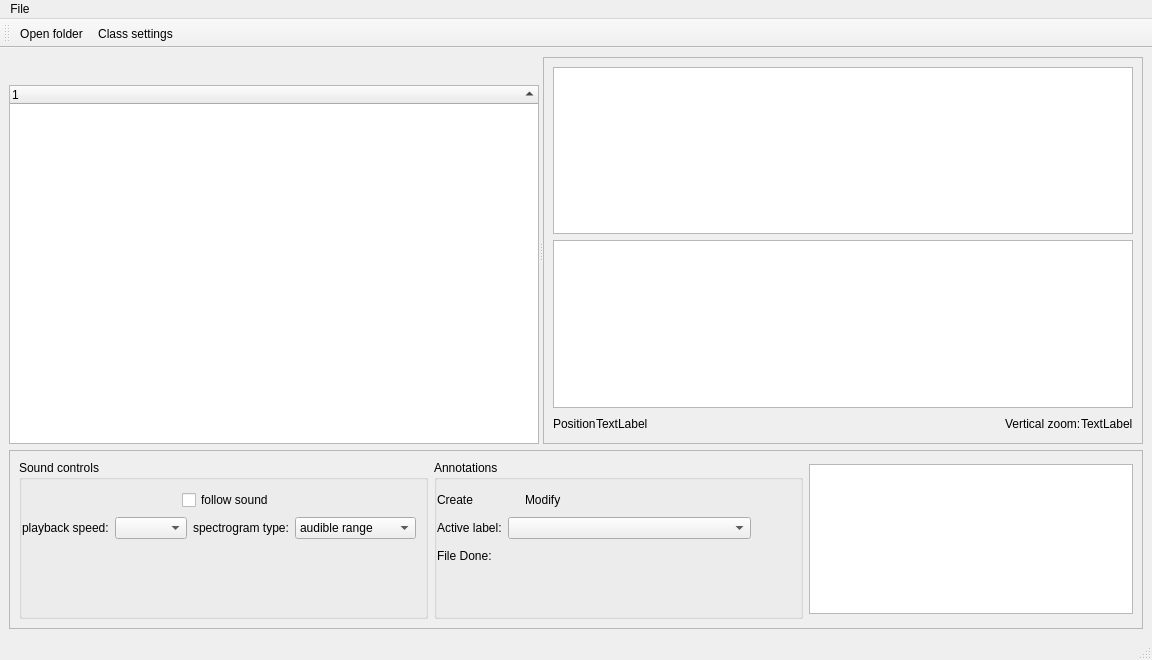
<?xml version="1.0" encoding="UTF-8"?>
<ui version="4.0">
 <class>MainWindow</class>
 <widget class="QMainWindow" name="MainWindow">
  <property name="geometry">
   <rect>
    <x>0</x>
    <y>0</y>
    <width>1152</width>
    <height>660</height>
   </rect>
  </property>
  <property name="windowTitle">
   <string>MainWindow</string>
  </property>
  <widget class="QWidget" name="centralwidget">
   <layout class="QVBoxLayout" name="verticalLayout_2">
    <item>
     <widget class="QFrame" name="frame">
      <property name="sizePolicy">
       <sizepolicy hsizetype="Expanding" vsizetype="Preferred">
        <horstretch>0</horstretch>
        <verstretch>0</verstretch>
       </sizepolicy>
      </property>
      <property name="frameShape">
       <enum>QFrame::NoFrame</enum>
      </property>
      <property name="frameShadow">
       <enum>QFrame::Plain</enum>
      </property>
      <layout class="QHBoxLayout" name="horizontalLayout_7">
       <property name="spacing">
        <number>0</number>
       </property>
       <property name="leftMargin">
        <number>0</number>
       </property>
       <property name="topMargin">
        <number>0</number>
       </property>
       <property name="rightMargin">
        <number>0</number>
       </property>
       <property name="bottomMargin">
        <number>0</number>
       </property>
       <item>
        <widget class="QSplitter" name="splitter">
         <property name="sizePolicy">
          <sizepolicy hsizetype="Expanding" vsizetype="Preferred">
           <horstretch>0</horstretch>
           <verstretch>0</verstretch>
          </sizepolicy>
         </property>
         <property name="orientation">
          <enum>Qt::Horizontal</enum>
         </property>
         <widget class="QFrame" name="file_frame">
          <property name="sizePolicy">
           <sizepolicy hsizetype="Expanding" vsizetype="Preferred">
            <horstretch>0</horstretch>
            <verstretch>0</verstretch>
           </sizepolicy>
          </property>
          <layout class="QVBoxLayout" name="verticalLayout_5">
           <property name="leftMargin">
            <number>0</number>
           </property>
           <property name="topMargin">
            <number>0</number>
           </property>
           <property name="rightMargin">
            <number>0</number>
           </property>
           <property name="bottomMargin">
            <number>0</number>
           </property>
           <item>
            <layout class="QHBoxLayout" name="horizontalLayout_5">
             <property name="spacing">
              <number>0</number>
             </property>
             <item>
              <spacer name="horizontalSpacer_9">
               <property name="orientation">
                <enum>Qt::Horizontal</enum>
               </property>
               <property name="sizeHint" stdset="0">
                <size>
                 <width>40</width>
                 <height>10</height>
                </size>
               </property>
              </spacer>
             </item>
             <item>
              <widget class="QPushButton" name="pb_prev">
               <property name="toolTip">
                <string>Show previous audio file</string>
               </property>
               <property name="text">
                <string/>
               </property>
               <property name="icon">
                <iconset resource="../resources.qrc">
                 <normaloff>:/icons/left</normaloff>:/icons/left</iconset>
               </property>
               <property name="iconSize">
                <size>
                 <width>10</width>
                 <height>10</height>
                </size>
               </property>
               <property name="flat">
                <bool>true</bool>
               </property>
              </widget>
             </item>
             <item>
              <widget class="QPushButton" name="pb_next">
               <property name="toolTip">
                <string>Show next audio file</string>
               </property>
               <property name="text">
                <string/>
               </property>
               <property name="icon">
                <iconset resource="../resources.qrc">
                 <normaloff>:/icons/right</normaloff>:/icons/right</iconset>
               </property>
               <property name="iconSize">
                <size>
                 <width>10</width>
                 <height>10</height>
                </size>
               </property>
               <property name="flat">
                <bool>true</bool>
               </property>
              </widget>
             </item>
            </layout>
           </item>
           <item>
            <widget class="QTreeWidget" name="file_tree">
             <property name="sizePolicy">
              <sizepolicy hsizetype="Preferred" vsizetype="Expanding">
               <horstretch>0</horstretch>
               <verstretch>0</verstretch>
              </sizepolicy>
             </property>
             <property name="minimumSize">
              <size>
               <width>250</width>
               <height>0</height>
              </size>
             </property>
             <property name="sizeAdjustPolicy">
              <enum>QAbstractScrollArea::AdjustToContents</enum>
             </property>
             <property name="uniformRowHeights">
              <bool>true</bool>
             </property>
             <property name="sortingEnabled">
              <bool>true</bool>
             </property>
             <attribute name="headerVisible">
              <bool>true</bool>
             </attribute>
             <column>
              <property name="text">
               <string notr="true">1</string>
              </property>
             </column>
            </widget>
           </item>
          </layout>
         </widget>
         <widget class="QFrame" name="spectro_frame">
          <property name="sizePolicy">
           <sizepolicy hsizetype="Preferred" vsizetype="Preferred">
            <horstretch>0</horstretch>
            <verstretch>0</verstretch>
           </sizepolicy>
          </property>
          <property name="frameShape">
           <enum>QFrame::StyledPanel</enum>
          </property>
          <property name="frameShadow">
           <enum>QFrame::Raised</enum>
          </property>
          <layout class="QVBoxLayout" name="verticalLayout_7">
           <item>
            <layout class="QHBoxLayout" name="horizontalLayout_2">
             <property name="sizeConstraint">
              <enum>QLayout::SetMinimumSize</enum>
             </property>
             <item>
              <widget class="QGraphicsView" name="gw_overview">
               <property name="sizePolicy">
                <sizepolicy hsizetype="Preferred" vsizetype="Maximum">
                 <horstretch>0</horstretch>
                 <verstretch>0</verstretch>
                </sizepolicy>
               </property>
              </widget>
             </item>
            </layout>
           </item>
           <item>
            <layout class="QHBoxLayout" name="horizontalLayout_3">
             <item>
              <widget class="QGraphicsView" name="scrollView">
               <property name="sizePolicy">
                <sizepolicy hsizetype="Preferred" vsizetype="Expanding">
                 <horstretch>0</horstretch>
                 <verstretch>0</verstretch>
                </sizepolicy>
               </property>
              </widget>
             </item>
            </layout>
           </item>
           <item>
            <widget class="QFrame" name="frame">
             <property name="sizePolicy">
              <sizepolicy hsizetype="Preferred" vsizetype="Maximum">
               <horstretch>0</horstretch>
               <verstretch>0</verstretch>
              </sizepolicy>
             </property>
             <layout class="QVBoxLayout" name="verticalLayout">
              <property name="spacing">
               <number>0</number>
              </property>
              <property name="leftMargin">
               <number>0</number>
              </property>
              <property name="topMargin">
               <number>0</number>
              </property>
              <property name="rightMargin">
               <number>0</number>
              </property>
              <property name="bottomMargin">
               <number>0</number>
              </property>
              <item>
               <layout class="QHBoxLayout" name="horizontalLayout_12">
                <property name="sizeConstraint">
                 <enum>QLayout::SetFixedSize</enum>
                </property>
                <item>
                 <widget class="QLabel" name="label_5">
                  <property name="text">
                   <string>Position</string>
                  </property>
                 </widget>
                </item>
                <item>
                 <widget class="QLabel" name="label_4">
                  <property name="text">
                   <string>TextLabel</string>
                  </property>
                 </widget>
                </item>
                <item>
                 <spacer name="horizontalSpacer">
                  <property name="orientation">
                   <enum>Qt::Horizontal</enum>
                  </property>
                  <property name="sizeHint" stdset="0">
                   <size>
                    <width>40</width>
                    <height>20</height>
                   </size>
                  </property>
                 </spacer>
                </item>
                <item>
                 <widget class="QLabel" name="label_3">
                  <property name="sizePolicy">
                   <sizepolicy hsizetype="Maximum" vsizetype="Preferred">
                    <horstretch>0</horstretch>
                    <verstretch>0</verstretch>
                   </sizepolicy>
                  </property>
                  <property name="text">
                   <string>Vertical zoom:</string>
                  </property>
                 </widget>
                </item>
                <item>
                 <widget class="QLabel" name="label_6">
                  <property name="text">
                   <string>TextLabel</string>
                  </property>
                 </widget>
                </item>
               </layout>
              </item>
             </layout>
            </widget>
           </item>
          </layout>
         </widget>
        </widget>
       </item>
      </layout>
     </widget>
    </item>
    <item>
     <widget class="QFrame" name="frame_2">
      <property name="sizePolicy">
       <sizepolicy hsizetype="Preferred" vsizetype="Fixed">
        <horstretch>0</horstretch>
        <verstretch>0</verstretch>
       </sizepolicy>
      </property>
      <property name="frameShape">
       <enum>QFrame::StyledPanel</enum>
      </property>
      <property name="frameShadow">
       <enum>QFrame::Raised</enum>
      </property>
      <layout class="QGridLayout" name="gridLayout">
       <property name="verticalSpacing">
        <number>0</number>
       </property>
       <item row="0" column="0">
        <widget class="QGroupBox" name="groupBox">
         <property name="sizePolicy">
          <sizepolicy hsizetype="Preferred" vsizetype="Preferred">
           <horstretch>2</horstretch>
           <verstretch>0</verstretch>
          </sizepolicy>
         </property>
         <property name="title">
          <string>Sound controls</string>
         </property>
         <layout class="QVBoxLayout" name="verticalLayout_3">
          <property name="leftMargin">
           <number>0</number>
          </property>
          <item>
           <layout class="QHBoxLayout" name="horizontalLayout_11">
            <property name="spacing">
             <number>0</number>
            </property>
            <item>
             <widget class="QPushButton" name="pb_stop">
              <property name="sizePolicy">
               <sizepolicy hsizetype="Maximum" vsizetype="Fixed">
                <horstretch>0</horstretch>
                <verstretch>0</verstretch>
               </sizepolicy>
              </property>
              <property name="toolTip">
               <string>Stop</string>
              </property>
              <property name="text">
               <string/>
              </property>
              <property name="icon">
               <iconset resource="../resources.qrc">
                <normaloff>:/icons/stop</normaloff>:/icons/stop</iconset>
              </property>
              <property name="iconSize">
               <size>
                <width>20</width>
                <height>20</height>
               </size>
              </property>
              <property name="flat">
               <bool>true</bool>
              </property>
             </widget>
            </item>
            <item>
             <widget class="QPushButton" name="pb_play">
              <property name="sizePolicy">
               <sizepolicy hsizetype="Maximum" vsizetype="Preferred">
                <horstretch>0</horstretch>
                <verstretch>0</verstretch>
               </sizepolicy>
              </property>
              <property name="toolTip">
               <string>Play</string>
              </property>
              <property name="text">
               <string/>
              </property>
              <property name="icon">
               <iconset resource="../resources.qrc">
                <normaloff>:/icons/play</normaloff>
                <activeoff>:/icons/play</activeoff>
                <activeon>:/icons/pause</activeon>:/icons/play</iconset>
              </property>
              <property name="iconSize">
               <size>
                <width>20</width>
                <height>20</height>
               </size>
              </property>
              <property name="checkable">
               <bool>true</bool>
              </property>
              <property name="flat">
               <bool>true</bool>
              </property>
             </widget>
            </item>
            <item>
             <widget class="QPushButton" name="pb_seek">
              <property name="sizePolicy">
               <sizepolicy hsizetype="Maximum" vsizetype="Fixed">
                <horstretch>0</horstretch>
                <verstretch>0</verstretch>
               </sizepolicy>
              </property>
              <property name="toolTip">
               <string>Seek</string>
              </property>
              <property name="text">
               <string/>
              </property>
              <property name="icon">
               <iconset resource="../resources.qrc">
                <normaloff>:/icons/signs</normaloff>:/icons/signs</iconset>
              </property>
              <property name="iconSize">
               <size>
                <width>20</width>
                <height>20</height>
               </size>
              </property>
              <property name="flat">
               <bool>true</bool>
              </property>
             </widget>
            </item>
            <item>
             <spacer name="horizontalSpacer_4">
              <property name="orientation">
               <enum>Qt::Horizontal</enum>
              </property>
              <property name="sizeType">
               <enum>QSizePolicy::Maximum</enum>
              </property>
              <property name="sizeHint" stdset="0">
               <size>
                <width>40</width>
                <height>20</height>
               </size>
              </property>
             </spacer>
            </item>
            <item>
             <widget class="QCheckBox" name="cb_followSound">
              <property name="sizePolicy">
               <sizepolicy hsizetype="Maximum" vsizetype="Fixed">
                <horstretch>0</horstretch>
                <verstretch>0</verstretch>
               </sizepolicy>
              </property>
              <property name="text">
               <string>follow sound</string>
              </property>
             </widget>
            </item>
            <item>
             <spacer name="horizontalSpacer_3">
              <property name="orientation">
               <enum>Qt::Horizontal</enum>
              </property>
              <property name="sizeType">
               <enum>QSizePolicy::Expanding</enum>
              </property>
              <property name="sizeHint" stdset="0">
               <size>
                <width>40</width>
                <height>20</height>
               </size>
              </property>
             </spacer>
            </item>
           </layout>
          </item>
          <item>
           <layout class="QHBoxLayout" name="horizontalLayout_15">
            <item>
             <widget class="QLabel" name="label">
              <property name="sizePolicy">
               <sizepolicy hsizetype="Maximum" vsizetype="Preferred">
                <horstretch>0</horstretch>
                <verstretch>0</verstretch>
               </sizepolicy>
              </property>
              <property name="text">
               <string>playback speed:</string>
              </property>
              <property name="alignment">
               <set>Qt::AlignLeading|Qt::AlignLeft|Qt::AlignVCenter</set>
              </property>
             </widget>
            </item>
            <item>
             <widget class="QComboBox" name="cb_playbackSpeed">
              <property name="sizePolicy">
               <sizepolicy hsizetype="Maximum" vsizetype="Fixed">
                <horstretch>0</horstretch>
                <verstretch>0</verstretch>
               </sizepolicy>
              </property>
             </widget>
            </item>
            <item>
             <widget class="QLabel" name="label_2">
              <property name="sizePolicy">
               <sizepolicy hsizetype="Fixed" vsizetype="Preferred">
                <horstretch>0</horstretch>
                <verstretch>0</verstretch>
               </sizepolicy>
              </property>
              <property name="text">
               <string>spectrogram type:</string>
              </property>
              <property name="alignment">
               <set>Qt::AlignLeading|Qt::AlignLeft|Qt::AlignVCenter</set>
              </property>
             </widget>
            </item>
            <item>
             <widget class="QComboBox" name="cb_specType">
              <property name="sizePolicy">
               <sizepolicy hsizetype="Minimum" vsizetype="Fixed">
                <horstretch>0</horstretch>
                <verstretch>0</verstretch>
               </sizepolicy>
              </property>
              <item>
               <property name="text">
                <string>audible range</string>
               </property>
              </item>
              <item>
               <property name="text">
                <string>ultra sonic range</string>
               </property>
              </item>
             </widget>
            </item>
            <item>
             <spacer name="horizontalSpacer_5">
              <property name="orientation">
               <enum>Qt::Horizontal</enum>
              </property>
              <property name="sizeType">
               <enum>QSizePolicy::Preferred</enum>
              </property>
              <property name="sizeHint" stdset="0">
               <size>
                <width>40</width>
                <height>20</height>
               </size>
              </property>
             </spacer>
            </item>
           </layout>
          </item>
          <item>
           <spacer name="verticalSpacer">
            <property name="orientation">
             <enum>Qt::Vertical</enum>
            </property>
            <property name="sizeHint" stdset="0">
             <size>
              <width>20</width>
              <height>40</height>
             </size>
            </property>
           </spacer>
          </item>
         </layout>
        </widget>
       </item>
       <item row="0" column="1">
        <widget class="QGroupBox" name="groupBox_2">
         <property name="sizePolicy">
          <sizepolicy hsizetype="Preferred" vsizetype="Preferred">
           <horstretch>2</horstretch>
           <verstretch>0</verstretch>
          </sizepolicy>
         </property>
         <property name="title">
          <string>Annotations</string>
         </property>
         <layout class="QVBoxLayout" name="verticalLayout_4">
          <property name="leftMargin">
           <number>0</number>
          </property>
          <item>
           <layout class="QHBoxLayout" name="horizontalLayout_13">
            <item>
             <widget class="QLabel" name="lbl_spec_create">
              <property name="text">
               <string>Create</string>
              </property>
             </widget>
            </item>
            <item>
             <widget class="QPushButton" name="pb_toggle_create">
              <property name="sizePolicy">
               <sizepolicy hsizetype="Maximum" vsizetype="Fixed">
                <horstretch>0</horstretch>
                <verstretch>0</verstretch>
               </sizepolicy>
              </property>
              <property name="text">
               <string/>
              </property>
              <property name="icon">
               <iconset resource="../resources.qrc">
                <normaloff>:/icons/toggle-off</normaloff>
                <activeoff>:/icons/toggle-off</activeoff>
                <activeon>:/icons/toggle-on</activeon>:/icons/toggle-off</iconset>
              </property>
              <property name="iconSize">
               <size>
                <width>20</width>
                <height>20</height>
               </size>
              </property>
              <property name="checkable">
               <bool>true</bool>
              </property>
              <property name="flat">
               <bool>true</bool>
              </property>
             </widget>
            </item>
            <item>
             <widget class="QLabel" name="lbl_spec_modify">
              <property name="text">
               <string>Modify</string>
              </property>
             </widget>
            </item>
            <item>
             <spacer name="horizontalSpacer_10">
              <property name="orientation">
               <enum>Qt::Horizontal</enum>
              </property>
              <property name="sizeType">
               <enum>QSizePolicy::Maximum</enum>
              </property>
              <property name="sizeHint" stdset="0">
               <size>
                <width>40</width>
                <height>20</height>
               </size>
              </property>
             </spacer>
            </item>
            <item>
             <widget class="QPushButton" name="pb_first_tag">
              <property name="toolTip">
               <string>Go to first annotation</string>
              </property>
              <property name="text">
               <string/>
              </property>
              <property name="icon">
               <iconset resource="../resources.qrc">
                <normaloff>:/icons/first</normaloff>:/icons/first</iconset>
              </property>
              <property name="iconSize">
               <size>
                <width>20</width>
                <height>20</height>
               </size>
              </property>
              <property name="flat">
               <bool>true</bool>
              </property>
             </widget>
            </item>
            <item>
             <widget class="QPushButton" name="pb_previous_tag">
              <property name="toolTip">
               <string>Previous annotation</string>
              </property>
              <property name="text">
               <string/>
              </property>
              <property name="icon">
               <iconset resource="../resources.qrc">
                <normaloff>:/icons/backward</normaloff>:/icons/backward</iconset>
              </property>
              <property name="iconSize">
               <size>
                <width>20</width>
                <height>20</height>
               </size>
              </property>
              <property name="flat">
               <bool>true</bool>
              </property>
             </widget>
            </item>
            <item>
             <widget class="QPushButton" name="pb_next_tag">
              <property name="toolTip">
               <string>Next annotation</string>
              </property>
              <property name="text">
               <string/>
              </property>
              <property name="icon">
               <iconset resource="../resources.qrc">
                <normaloff>:/icons/forward</normaloff>:/icons/forward</iconset>
              </property>
              <property name="iconSize">
               <size>
                <width>20</width>
                <height>20</height>
               </size>
              </property>
              <property name="flat">
               <bool>true</bool>
              </property>
             </widget>
            </item>
            <item>
             <widget class="QPushButton" name="pb_last_tag">
              <property name="toolTip">
               <string>Go to last annotation</string>
              </property>
              <property name="text">
               <string/>
              </property>
              <property name="icon">
               <iconset resource="../resources.qrc">
                <normaloff>:/icons/last</normaloff>:/icons/last</iconset>
              </property>
              <property name="iconSize">
               <size>
                <width>20</width>
                <height>20</height>
               </size>
              </property>
              <property name="flat">
               <bool>true</bool>
              </property>
             </widget>
            </item>
            <item>
             <spacer name="horizontalSpacer_11">
              <property name="orientation">
               <enum>Qt::Horizontal</enum>
              </property>
              <property name="sizeType">
               <enum>QSizePolicy::Maximum</enum>
              </property>
              <property name="sizeHint" stdset="0">
               <size>
                <width>40</width>
                <height>20</height>
               </size>
              </property>
             </spacer>
            </item>
            <item>
             <widget class="QPushButton" name="pb_save">
              <property name="toolTip">
               <string>Save</string>
              </property>
              <property name="text">
               <string/>
              </property>
              <property name="icon">
               <iconset resource="../resources.qrc">
                <normaloff>:/icons/save</normaloff>:/icons/save</iconset>
              </property>
              <property name="iconSize">
               <size>
                <width>20</width>
                <height>20</height>
               </size>
              </property>
              <property name="flat">
               <bool>true</bool>
              </property>
             </widget>
            </item>
            <item>
             <spacer name="horizontalSpacer_6">
              <property name="orientation">
               <enum>Qt::Horizontal</enum>
              </property>
              <property name="sizeHint" stdset="0">
               <size>
                <width>40</width>
                <height>20</height>
               </size>
              </property>
             </spacer>
            </item>
           </layout>
          </item>
          <item>
           <layout class="QHBoxLayout" name="horizontalLayout_16">
            <item>
             <widget class="QLabel" name="label_9">
              <property name="sizePolicy">
               <sizepolicy hsizetype="Maximum" vsizetype="Preferred">
                <horstretch>0</horstretch>
                <verstretch>0</verstretch>
               </sizepolicy>
              </property>
              <property name="text">
               <string>Active label:</string>
              </property>
             </widget>
            </item>
            <item>
             <widget class="QComboBox" name="cb_labelType"/>
            </item>
            <item>
             <spacer name="horizontalSpacer_2">
              <property name="orientation">
               <enum>Qt::Horizontal</enum>
              </property>
              <property name="sizeType">
               <enum>QSizePolicy::Maximum</enum>
              </property>
              <property name="sizeHint" stdset="0">
               <size>
                <width>40</width>
                <height>20</height>
               </size>
              </property>
             </spacer>
            </item>
           </layout>
          </item>
          <item>
           <layout class="QHBoxLayout" name="horizontalLayout_4">
            <item>
             <widget class="QLabel" name="label_7">
              <property name="text">
               <string>File Done:</string>
              </property>
             </widget>
            </item>
            <item>
             <widget class="QPushButton" name="btn_done">
              <property name="text">
               <string/>
              </property>
              <property name="icon">
               <iconset resource="../resources.qrc">
                <normaloff>:/icons/toggle-off</normaloff>
                <activeon>:/icons/toggle-on</activeon>:/icons/toggle-off</iconset>
              </property>
              <property name="iconSize">
               <size>
                <width>20</width>
                <height>20</height>
               </size>
              </property>
              <property name="checkable">
               <bool>true</bool>
              </property>
              <property name="flat">
               <bool>true</bool>
              </property>
             </widget>
            </item>
            <item>
             <spacer name="horizontalSpacer_7">
              <property name="orientation">
               <enum>Qt::Horizontal</enum>
              </property>
              <property name="sizeHint" stdset="0">
               <size>
                <width>40</width>
                <height>20</height>
               </size>
              </property>
             </spacer>
            </item>
           </layout>
          </item>
          <item>
           <spacer name="verticalSpacer_2">
            <property name="orientation">
             <enum>Qt::Vertical</enum>
            </property>
            <property name="sizeHint" stdset="0">
             <size>
              <width>20</width>
              <height>40</height>
             </size>
            </property>
           </spacer>
          </item>
         </layout>
        </widget>
       </item>
       <item row="0" column="2">
        <widget class="QTextEdit" name="info_viewer">
         <property name="sizePolicy">
          <sizepolicy hsizetype="Minimum" vsizetype="Preferred">
           <horstretch>3</horstretch>
           <verstretch>0</verstretch>
          </sizepolicy>
         </property>
         <property name="maximumSize">
          <size>
           <width>16777215</width>
           <height>150</height>
          </size>
         </property>
        </widget>
       </item>
      </layout>
     </widget>
    </item>
   </layout>
  </widget>
  <widget class="QMenuBar" name="menubar">
   <property name="geometry">
    <rect>
     <x>0</x>
     <y>0</y>
     <width>1152</width>
     <height>23</height>
    </rect>
   </property>
   <widget class="QMenu" name="menuFile">
    <property name="title">
     <string>File</string>
    </property>
    <addaction name="actionOpen_folder"/>
    <addaction name="separator"/>
    <addaction name="actionClass_settings"/>
    <addaction name="actionExport_settings"/>
    <addaction name="actionImport_settings"/>
   </widget>
   <addaction name="menuFile"/>
  </widget>
  <widget class="QStatusBar" name="statusbar"/>
  <widget class="QToolBar" name="toolBar">
   <property name="windowTitle">
    <string>toolBar</string>
   </property>
   <attribute name="toolBarArea">
    <enum>TopToolBarArea</enum>
   </attribute>
   <attribute name="toolBarBreak">
    <bool>false</bool>
   </attribute>
   <addaction name="actionOpen_folder"/>
   <addaction name="actionClass_settings"/>
  </widget>
  <action name="actionOpen_folder">
   <property name="text">
    <string>Open folder</string>
   </property>
  </action>
  <action name="actionClass_settings">
   <property name="text">
    <string>Class settings</string>
   </property>
  </action>
  <action name="actionExport_settings">
   <property name="text">
    <string>Export settings</string>
   </property>
  </action>
  <action name="actionImport_settings">
   <property name="text">
    <string>Import settings</string>
   </property>
  </action>
 </widget>
 <resources>
  <include location="../resources.qrc"/>
 </resources>
 <connections/>
</ui>
